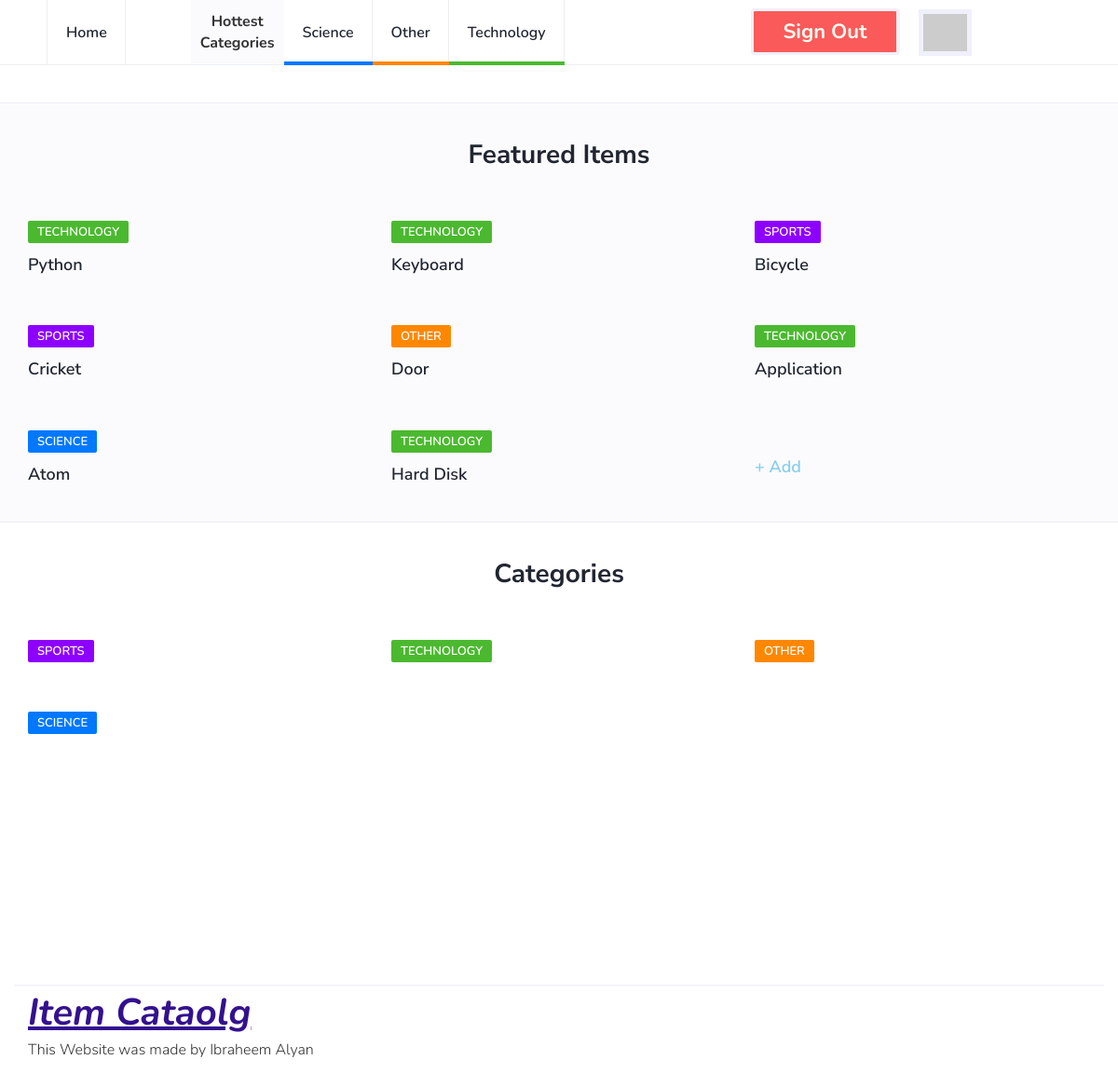
The page /index (signed in) on the database as committed earlier.
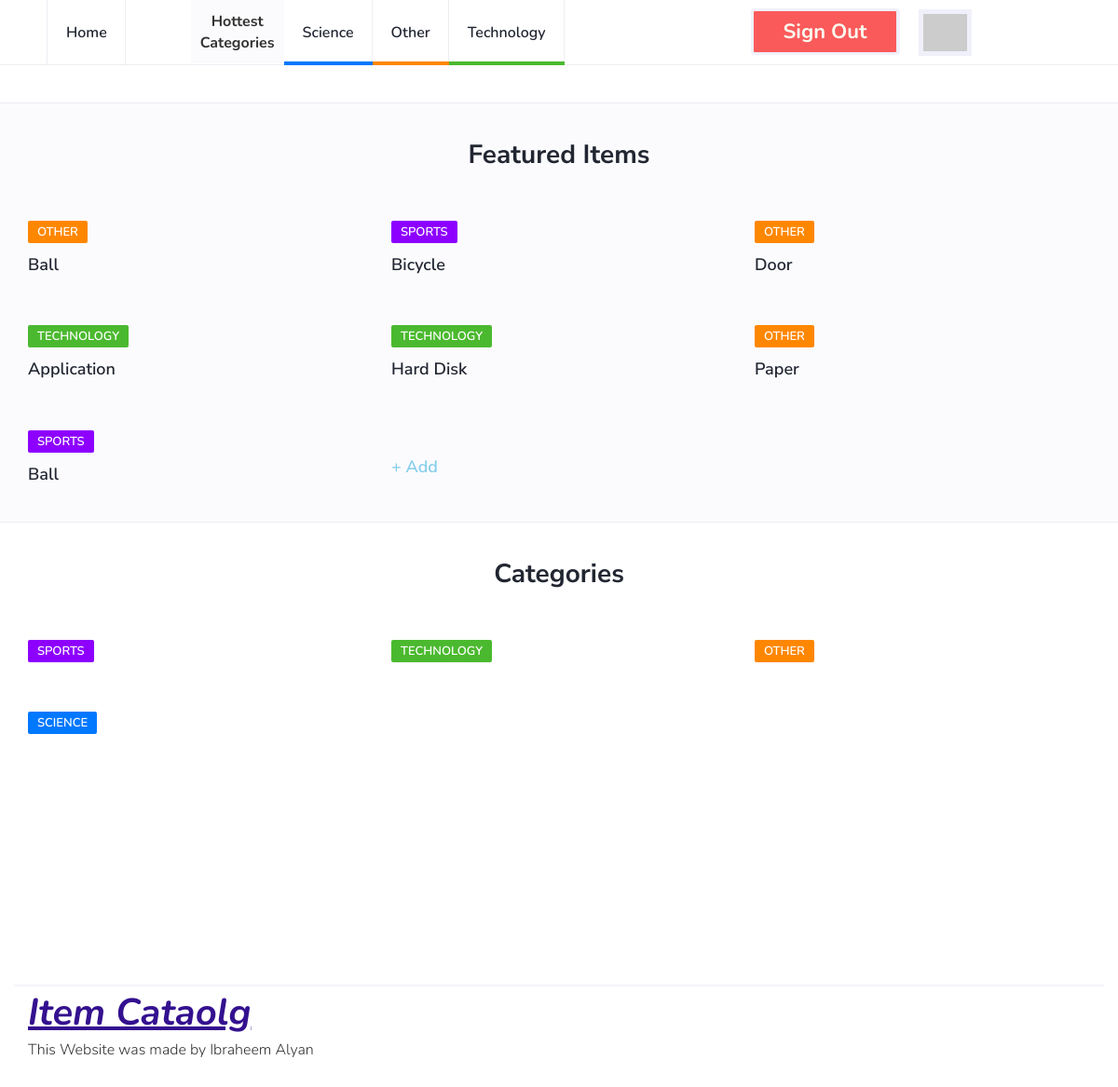
The same page on the database as committed later.
### database_setup.py (models this page shows, shortened)
class Category(Base):
    __tablename__ = 'category'
    id = Column(Integer, primary_key = True)
    name =Column(String(80), nullable = False)

class Item(Base):
    __tablename__ = 'item'
    id = Column(Integer, primary_key=True)
    title = Column(String(100), nullable=False)
    description = Column(String(1000), nullable=False)
    author_id = Column(Integer, ForeignKey('user.id'))
    author = relationship(User)
    cat_id = Column(Integer, ForeignKey('category.id'))
    category = relationship(Category, single_parent=True)

### project.py (the view)
@app.route('/')
@app.route('/index')
def index():
    db = DBSession()
    categories = db.query(Category)
    top_categories = db.query(Category).order_by(desc(Category.id)).limit(3)
    latest_items = db.query(Item).order_by(desc(Item.id)).limit(8)
    db.close()
    if 'signed' not in session:
        session['signed'] = False
    if session['signed']:
        return render_template("index.html" ,
                               categories = categories,
                               items = latest_items,
                               top_categories = top_categories,
                               user_dict = session["user_data_dict"])
    return render_template("index.html" ,
                            categories = categories,
                            items = latest_items,
                            top_categories = top_categories)

### templates/index.html (shortened to what this page needs)
{% extends "main.html" %}
{% block content %}
		<div class="section">
		</div>
		<div class="section section-grey">
			<div class="container">
				<div class="row">
					<div class="col-md-12">
						<div class="section-title text-center">
							<h2>Featured Items</h2>
						</div>
					</div>
					{% for i in items %}
					<div class="col-md-4">
						<div class="post">
							<div class="post-body">
								<div class="post-meta">
									<a class="post-category cat-{{ ((i.category.id + 2 ) % 4) + 1 }}" href="{{ '/catalog/' + i.category.name + '/items' }}">{{ i.category.name }}</a>
								</div>
								<h3 class="post-title"><a href="{{ '/catalog/' + i.category.name + '/' + i.title }}"> {{ i.title }} </a></h3>
							</div>
						</div>
					</div>
					{% endfor %}
					<div class="col-md-4">
						<div class="post">
							<div class="post-body">
								<h3 class="post-title" style="padding-top:30px"><a href="/catalog/new-item" style="color:skyblue"> + Add </a></h3>
							</div>
						</div>
					</div>
				</div>
			</div>
		</div>
{% endblock %}

### templates/main.html (shortened to what this page needs)
<!DOCTYPE html>
<html lang="en">
	<head>
		<link type="text/css" rel="stylesheet" href="https://localhost:5000/css/bootstrap.min.css"/>
		<link rel="stylesheet" href="https://localhost:5000/css/font-awesome.min.css">
		<link type="text/css" rel="stylesheet" href="https://localhost:5000/css/style.css"/>
    </head>
	<body>
		<header id="header">
			<div id="nav">
				<div id="nav-fixed">
					<div class="container">
						<ul class="nav-menu nav navbar-nav">
							<li><a href="https://localhost:5000/">Home</a></li>
							<li id="sep"> Hottest <br> Categories </li>
							{% for c in top_categories %}
							<li class="cat-{{ ((c.id + 2 ) % 4) + 1 }}"><a href="{{ '/catalog/' + c.name + '/items' }}">{{ c.name }}</a></li>
							{% endfor %}
              {% if not user_dict %}
              <li><a href="{{ url_for('internal_sign_up') }}" class="btn green" style="padding:12px 15px 12px 15px;">Sign up</a></li>
              <li><a href="{{ url_for('login') }}" class="btn red" style="padding:12px 15px 12px 15px;margin-left:20px">Log in</a></li>
              {% else %}
              <li><a href="{{ url_for('revoke') }}" class="btn red" style="padding: 12px 15px 12px 15px;">Sign out</a></li>
							<li><img src="{{ user_dict['picture'] }}" id="profile_img"></li>
              {% endif %}
            </ul>
					</div>
				</div>
			</div>
		</header>
    {% block content %}
    {% endblock %}
		<div class="section">
			<div class="container">
				<div class="row">
					<div class="col-md-12">
						<div class="section-title text-center">
							<h2>Categories</h2>
						</div>
					</div>
					{% for c in categories %}
					<div class="col-md-4">
						<div class="post">
							<div class="post-body">
								<div class="post-meta">
									<a class="post-category cat-{{ ((c.id + 2 ) % 4) + 1 }}" href="{{ '/catalog/' + c.name + '/items' }}">{{ c.name }}</a>
								</div>
							</div>
						</div>
					</div>
					{% endfor %}
				</div>
			</div>
		</div>
		<footer id="footer">
			<div class="container">
							<ul class="footer-nav">
								<li><a href="https://localhost:5000/" style="font-size:40px;font-weight:bold;font-style:italic;color:#34118f;text-decoration:underline;">Item Cataolg</a></li>
							</ul>
							<div class="post-body">
								This Website was made by Ibraheem Alyan
							</div>
						</div>
		</footer>
	</body>
</html>

### templates/css/style.css (style rules this page uses)
body { font-family: 'Nunito', sans-serif; font-size: 16px; font-weight: 300; zoom: 150% color: #3d455c; margin: 0; padding: 0; overflow-x: hidden; }
h1, h2, h3, h4, h5, h6 { font-family: 'Nunito Sans', sans-serif; font-weight: 700; color: #212631; margin: 0px 0px 15px; }
h2 { font-size: 28px; }
h3 { font-size: 23px; }
a { font-weight: 600; color: #212631; text-decoration: none; }
ul,ol { margin: 0; padding: 0; list-style: none }
.section { padding-top: 40px; }
.section.section-grey { background-color: #fbfbfd; border-bottom: 1px solid #eceef2; border-top: 1px solid #eceef2; }
.section .section-title { margin-bottom: 40px; }
.section .section-title h2 { text-transform: capitalize; font-size: 28px; }
#nav { height: 70px; }
#nav:after { content: ""; position: fixed; left: 0; right: 0; bottom: 0; top: 0; background-color: rgba(33, 38, 49, 0.5); z-index: 90; opacity: 0; visibility: hidden; -webkit-transition: 0.2s all; transition: 0.2s all; }
#nav-fixed { position: fixed; left: 0; right: 0; top: 0; z-index: 90; background-color: #FFF; -webkit-box-shadow: 0px -1px 0px 0px #eceef2 inset; box-shadow: 0px -1px 0px 0px #eceef2 inset; }
#sep { background-color: #fbfbfd; text-align: center; font-weight: bold; padding: 10px; padding-top: 12px; margin-left: 70px; }
#nav .container { position: relative; }
.nav-menu { margin-left: 20px; }
.nav-menu li a { position: relative; padding: 25px 20px; text-transform: capitalize; -webkit-box-shadow: -1px 0px 0px 0px #eceef2 inset; box-shadow: -1px 0px 0px 0px #eceef2 inset; -webkit-transition: 0.2s color; transition: 0.2s color; }
.nav-menu li:first-child a { border-left: 1px solid #eceef2; }
.nav-menu li a:after { content: ''; position: absolute; left: 0; right: 0; bottom: 0px; width: 100%; height: 4px; -webkit-transition: 0.2s width; transition: 0.2s width; }
.nav-menu li.cat-1 a:after { background-color: #4BB92F; }
.nav-menu li.cat-2 a:after { background-color: #ff8700; }
.nav-menu li.cat-3 a:after { background-color: #0078ff; }
.post { margin-bottom: 40px; }
.post .post-meta { margin-top: 15px; margin-bottom: 15px; }
.post-meta .post-category { font-size: 13px; text-transform: uppercase; padding: 3px 10px; font-weight: 600; border-radius: 2px; margin-right: 15px; color: #FFF; background-color: #212631; -webkit-transition: 0.2s opacity; transition: 0.2s opacity; }
.post-meta .post-category.cat-1 { background-color: #4BB92F; }
.post-meta .post-category.cat-2 { background-color: #ff8700; }
.post-meta .post-category.cat-3 { background-color: #0078ff; }
.post-meta .post-category.cat-4 { background-color: #8d00ff; }
.post .post-title { font-size: 18px; margin-bottom: 0px; }
.btn { width: 160px; height: 50px; text-align: center; font-size: 22px; color: #FBFBF0; border-width: 3px; border-color: #F0F0FB; font-weight: bold; margin-top: 9px; margin-left: 200px; }
.red { background: #fa5a5a; }
#profile_img { height: 50px; border: 5px solid #F0F0FB; margin-left: 20px; margin-top: 10px; }
#footer { padding-bottom: 40px; margin-top: 230px; }
#footer .container { border-top: 2px solid #F4f4f9; }
.footer-nav li { display: inline-block; margin-right: 15px; }

Rows that differ between the two databases and show on the page:
removed Item: category.name "TECHNOLOGY", title "Python"
removed Item: category.name "TECHNOLOGY", title "Keyboard"
removed Item: category.name "SPORTS", title "Cricket"
removed Item: category.name "SCIENCE", title "Atom"
added Item: category.name "OTHER", title "Ball"
now on this page (row unchanged): Item: category.name "OTHER", title "Paper"
now on this page (row unchanged): Item: category.name "SPORTS", title "Ball"
